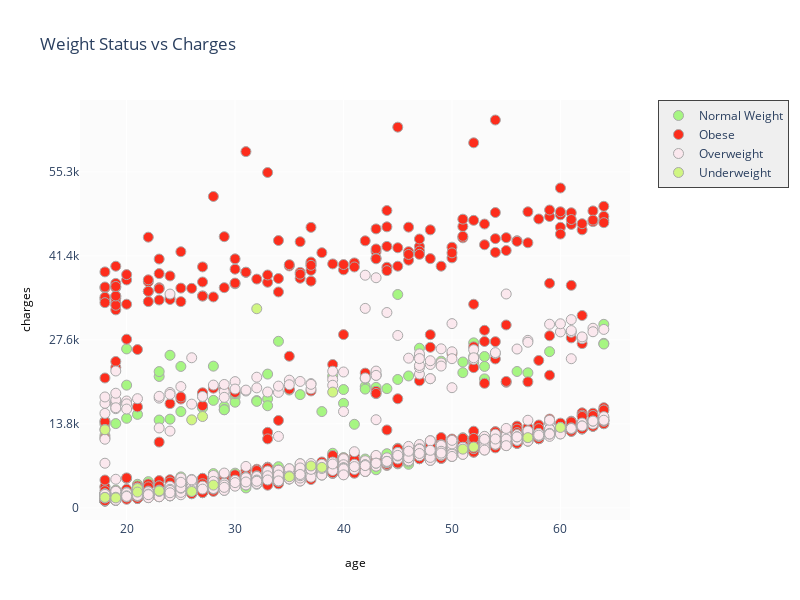

This figure's notebook cell:
### Markdown cell above
Weight vs charge

### Code cell
fig = ff.create_facet_grid(
    df,
    x='age',
    y='charges',
    color_name='weight_condition',
    show_boxes=False,
    marker={'size': 10, 'opacity': 1.0},
    colormap={'Underweight': 'rgb(208, 246, 130)', 'Normal Weight': 'rgb(166, 246, 130)',
             'Overweight': 'rgb(251, 232, 238)', 'Obese': 'rgb(253, 45, 28)'}
)
251, 232, 238


fig['layout'].update(title="Weight Status vs Charges", width=800, height=600, plot_bgcolor='rgb(251, 251, 251)', 
                     paper_bgcolor='rgb(255, 255, 255)')


iplot(fig, filename='facet - custom colormap')

### Figure 1 — Plotly figure (JSON) as saved in the notebook; plotly's stock layout.template omitted (floating-point values rounded to 4 significant figures; data arrays with more than 128 entries replaced by an {"elided": "..."} marker saying what was removed)
{"data": [{"marker": {"color": "rgb(166, 246, 130)", "line": {"color": "darkgrey", "width": 1}, "opacity": 1, "size": 10}, "mode": "markers", "name": "Normal Weight", "type": "scatter", "x": {"elided": "225 int values"}, "xaxis": "x", "y": {"elided": "225 float values"}, "yaxis": "y"}, {"marker": {"color": "rgb(253, 45, 28)", "line": {"color": "darkgrey", "width": 1}, "opacity": 1, "size": 10}, "mode": "markers", "name": "Obese", "type": "scatter", "x": {"elided": "707 int values"}, "xaxis": "x", "y": {"elided": "707 float values"}, "yaxis": "y"}, {"marker": {"color": "rgb(251, 232, 238)", "line": {"color": "darkgrey", "width": 1}, "opacity": 1, "size": 10}, "mode": "markers", "name": "Overweight", "type": "scatter", "x": {"elided": "386 int values"}, "xaxis": "x", "y": {"elided": "386 float values"}, "yaxis": "y"}, {"marker": {"color": "rgb(208, 246, 130)", "line": {"color": "darkgrey", "width": 1}, "opacity": 1, "size": 10}, "mode": "markers", "name": "Underweight", "type": "scatter", "x": [23, 32, 18, 51, 19, 18, 27, 19, 26, 21, 21, 26, 57, 37, 60, 39, 52, 35, 38, 28], "xaxis": "x", "y": [2775.0, 32730.0, 1695.0, 9644.0, 1728.0, 12830.0, 15010.0, 1621.0, 14460.0, 3167.0, 2585.0, 2681.0, 11530.0, 6878.0, 13200.0, 19020.0, 9991.0, 5117.0, 6641.0, 3733.0], "yaxis": "y"}], "layout": {"annotations": [{"font": {"color": "#000000", "size": 12}, "showarrow": false, "text": "age", "textangle": 0, "x": 0.5, "xanchor": "center", "xref": "paper", "y": -0.1, "yanchor": "middle", "yref": "paper"}, {"font": {"color": "#000000", "size": 12}, "showarrow": false, "text": "charges", "textangle": -90, "x": -0.1, "xanchor": "center", "xref": "paper", "y": 0.5, "yanchor": "middle", "yref": "paper"}], "height": 600, "legend": {"bgcolor": "#efefef", "borderwidth": 1, "x": 1.05, "y": 1, "yanchor": "top"}, "paper_bgcolor": "rgb(255, 255, 255)", "plot_bgcolor": "rgb(251, 251, 251)", "showlegend": true, "title": {"text": "Weight Status vs Charges"}, "width": 800, "xaxis": {"anchor": "y", "domain": [0, 1], "dtick": 10, "range": [15.7, 66.42], "ticklen": 0, "zeroline": false}, "yaxis": {"anchor": "x", "domain": [0, 1], "dtick": 13814, "range": [-2012.0, 67060.0], "ticklen": 0, "zeroline": false}}}
